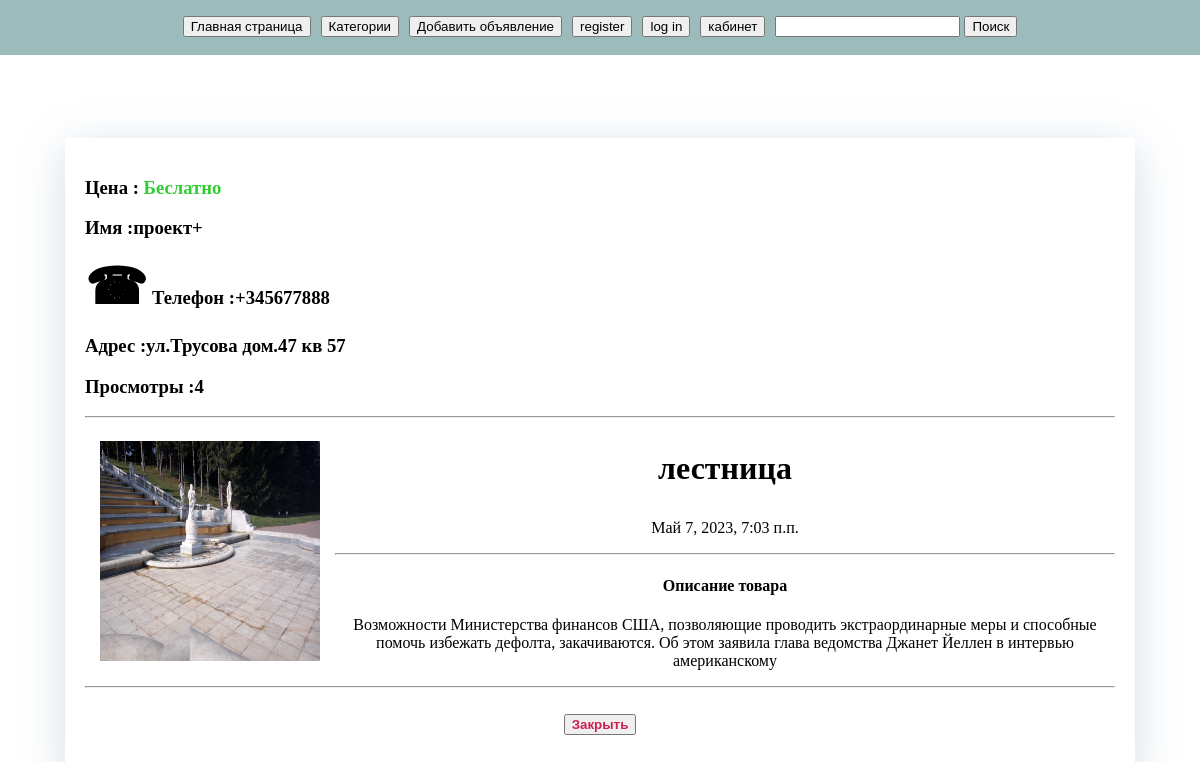
The app's page /открыть10 with its own data.
### learning_logs/models.py (models this page shows, shortened)
class Объявление(models.Model):
    категория = models.ForeignKey(Категория,on_delete=models.PROTECT)#нельзя удалить окуда есть записи
    товар = models.CharField(max_length=200)
    фото = models.ImageField(upload_to="photos/%Y/%m/%d/",blank=True)
    описание_товара = models.TextField(max_length=300)
    цена = models.FloatField(blank=True,)#хранит, значение типа Number, которое представляет число с плавающей точкой
    дата = models.DateTimeField(auto_now_add=True)
    wner = models.ForeignKey(User,on_delete=models.CASCADE,null=True)
    телефон = models.CharField(max_length=20)
    адрес = models.CharField(max_length=100)
    число = models.IntegerField(null=True)#хранит значение типа Number, которое представляет целочисленное значение
    class Meta:
        verbose_name_plural = 'Объявления'
        ordering = ['-дата']

### learning_logs/views.py (called while the page is built)
def открыть(request,объявление_id):
    bbs = Объявление.objects.get(id=объявление_id)
    ййй = bbs.число
    if ййй == None:
        ййй = 0
    ййй += 1
    bbs.число = ййй
    bbs.save()
    context = {"bbs":bbs,}
    return render(request, 'learning_logs/открыть.html',context)

### learning_logs/templates/learning_logs/открыть.html (shortened to what this page needs)
﻿{% extends "learning_logs/base.html" %}
{% block content %}
<div class="открыть">
	{% if bbs.цена == 0 %}
  		<h3>Цена : <font color="#32CD32">Беслатно</font> </h3>
	{% endif %}
	<h3>Имя :{{bbs.wner  }}</h3>
	<h3><span style='font-size:50px;'>&#9742;</span>   Телефон :{{bbs.телефон}}</h3>
	{% if bbs.адрес == None %}
  		<h3>Адрес:<font color="#32CD32">Отсутствует</font> </h3>
	{% else %}
        <h3>Адрес :{{bbs.адрес}}</h3>
<h3>Просмотры :{{bbs.число}}</h3>
	{% endif %}
       <center>
<hr>
	{% if bbs.фото %}
              <img  src="{{bbs.фото.url}}" width="250" height="250" class="leftimg">
	{% endif %}
<center>
<h1><p>{{ bbs.товар }}</p></h1>
<p>{{ bbs.дата }}</p>
<hr>
<h4>Описание товара</h4>
</center>
<p>{{ bbs.описание_товара|linebreaks}}</p>
<hr>
<br>
<center>
<a href="#" onclick="history.back();return false;"><button class="кнопка_за">Закрыть</button></a>
</center>
<br>
</div>
{% endblock content %}

### media/static/main.css (style rules this page uses)
body { margin: 0; }
.кнопка_за { color: #cc1f53; font-weight: bold; }
.открыть { box-shadow: 0px 10px 40px rgba(126, 155, 189, 0.35); padding: 20px; }

### learning_logs/templates/learning_logs/открыть.html (style rules this page uses)
.leftimg { float:left; padding: 15px; }

### records on screen
Объявление: wner "проект+", телефон "+345677888", адрес "ул.Трусова дом.47 кв 57", число "4", фото (picture), товар "лестница", дата "Май 7, 2023, 7:03 п.п.", описание_товара "Возможности Министерства финансов США, позволяющие проводить экстраординарные меры и способные помочь избежать дефолта, закачиваются. Об этом заявила глава ведомства Джанет Йеллен в интервью американскому"
